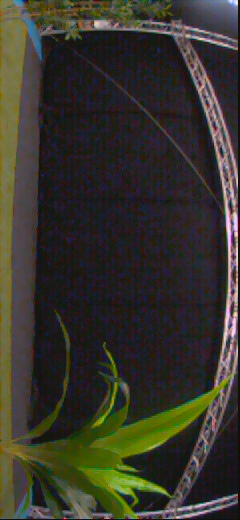
#> input picture DEVELOPMENT/downloads from drone/20260313-100130/131663663.jpg, 240 x 520 px, found by its file name; its folder holds 4 pictures in this run
$ python optical_flow.py
#> lines starting #> are read from the running program, lines starting #| are printed output that depends on the picture; after the words box and inside, x2 and y2 are one past the last pixel; in counts of white or black regions, pixels touching at a corner belong together
### DEVELOPMENT/Python/optical_flow/solidity_detection.py
import numpy as np
import cv2

# [184 lines left out: functions is_smooth_blob_old, is_smooth_blob, compute_average_blob_height, blob_perimeter, convex_hull_area_fast, convex_hull_area, not called in this run]


def get_blob_edge(padded_binary_img: np.ndarray):

    edge1 = (padded_binary_img[:,1:] != padded_binary_img[:,:-1])
    edge1 = np.hstack([edge1, np.zeros((edge1.shape[0], 1), dtype=edge1.dtype)])

    edge2 = (padded_binary_img[1:,:] != padded_binary_img[:-1,:])
    edge2 = np.vstack([edge2, np.zeros((1, edge2.shape[1]), dtype=edge2.dtype)])

    return edge1 | edge2


# [30 lines left out: function compute_fractal_dimension, not called in this run]


# [50 lines that do not run on import are left out]

### DEVELOPMENT/Python/optical_flow/optical_flow.py
"""
Bebop Parrot — Obstacle Detection + Optical Flow TTC Warning
=============================================================
Combines colour-based ground/obstacle detection with sparse Lucas-Kanade
optical flow.  When an obstacle is detected in the central column band of
the image, the optical flow expansion rate is used to compute a
Time-To-Contact (TTC) and overlay a colour-coded warning.

Controls
--------
    a  — step back one frame
    d  — step forward one frame
    q  — quit

Dependencies
------------
    opencv-python, numpy, scipy
    colored_blob_separator  (cbs — from the original obstacle pipeline)
    solidity_detection      (sdd — from the original obstacle pipeline)
"""

import os
import sys
import random
import argparse
from glob import glob

import cv2
import numpy as np
from scipy.ndimage import median_filter

import colored_blob_separator as cds
import solidity_detection as sdd


# ──────────────────────────────────────────────────────────────────────────────
# ★  USER CONFIGURATION
# ──────────────────────────────────────────────────────────────────────────────

FOLDER_PATH   = "../paparazzi10/DEVELOPMENT/downloads from drone/20260313-100130"   # path relative to this script
SCALE_FACTOR  = 0.8        # main pipeline downscale
FPS           = 30.0       # source footage frame rate (for TTC in seconds)

# Optical-flow tuning
EXPANSION_THRESHOLD = 1.5   # px/frame — above this → caution
FOCAL_LENGTH_PX     = 400.0 # approximate focal length in pixels
SPEED_SCALE         = 4.0   # arrow length = flow_magnitude × SPEED_SCALE

# Central band for obstacle-triggered TTC check
# Obstacle must overlap the middle CENTRE_BAND_FRAC of the frame width
CENTRE_BAND_FRAC = 0.40     # ±20 % either side of centre


# ──────────────────────────────────────────────────────────────────────────────
# Scale helpers  (unchanged from original)
# ──────────────────────────────────────────────────────────────────────────────

def scale_int(value, sf):
    return max(1, int(round(value * sf)))

def scale_odd(value, sf):
    n = max(3, int(round(value * sf)))
    return n if n % 2 == 1 else n + 1

def get_scaled_params(sf):
    return dict(
        min_ground_pixels  = scale_int(5,   sf),
        max_gap            = scale_int(10,  sf),
        smooth_kernel      = scale_odd(5,   sf),
        min_width          = scale_int(20,  sf),
        max_col_gap        = scale_int(5,   sf),
        obstacle_threshold = scale_int(50,  sf),
        no_ground_baseline = scale_int(220, sf),
        median_ksize       = scale_odd(5,   sf),
        blur_ksize         = scale_odd(5,   sf),
        box_bottom_pad     = scale_int(15,  sf),
        box_thickness      = max(1, scale_int(2,  sf)),
        status_font_scale  = max(0.3, sf * 1.0),
        status_thickness   = max(1, scale_int(2,  sf)),
        status_x           = scale_int(20,  sf),
        status_y           = scale_int(40,  sf),
        label_font_scale   = max(0.2, sf * 0.4),
        label_thickness    = max(1, scale_int(1,  sf)),
        label_y_offset     = scale_int(5,   sf),
        label_y_top        = scale_int(20,  sf),
    )


# ──────────────────────────────────────────────────────────────────────────────
# Obstacle-detection pipeline  (unchanged from original)
# ──────────────────────────────────────────────────────────────────────────────

DET_OBSTACLE = 0
DET_PLANT    = 1


# [42 lines left out: function find_ground_boundary, not called in this run]


def get_obstacle_regions(obstacle_cols, min_width=20, max_col_gap=5):
    if len(obstacle_cols) == 0:
        return []
    regions = []
    start = end = obstacle_cols[0]
    for col in obstacle_cols[1:]:
        if col - end <= max_col_gap:
            end = col
        else:
            regions.append((start, end, end - start + 1))
            start = end = col
    regions.append((start, end, end - start + 1))
    return [(s, e, w) for s, e, w in regions if w >= min_width]


# [32 lines left out: function update_and_detect, not called in this run]


def is_ground(Y, U, V):
    if U <= 115.50:
        if V <= 145.00:
            if Y <= 85.50:
                return 0
            else:
                if U <= 92.50:
                    return 0
                else:
                    return 255
        else:
            if V <= 152.50:
                if Y <= 177.00:
                    return 255
                else:
                    return 0
            else:
                return 0
    else:
        if U <= 121.50:
            if V <= 137.50:
                if Y <= 87.50:
                    return 0
                else:
                    return 255
            else:
                return 0
        else:
            return 0

vectorized_is_ground = np.vectorize(is_ground)


def detect_green_ground_ml(image_bgr, threshold, median_ksize=5):
    yuv = cv2.cvtColor(image_bgr, cv2.COLOR_BGR2YUV)
    Y, U, V = cv2.split(yuv)
    mask = vectorized_is_ground(Y, U, V).astype(np.uint8)
    if median_ksize and median_ksize >= 3 and median_ksize % 2 == 1:
        mask = cv2.medianBlur(mask, median_ksize)
    green_frac = cv2.countNonZero(mask) / (image_bgr.shape[0] * image_bgr.shape[1])
    status     = "GROUND FOUND" if green_frac > threshold else "NO GROUND"
    return mask, cv2.bitwise_and(image_bgr, image_bgr, mask=mask), green_frac, status


def detect_all_green_lax(image_bgr, scale_factor=0.15, blur_ksize=5):
    H, W       = image_bgr.shape[:2]
    small_w    = max(1, int(W * scale_factor))
    small_h    = max(1, int(H * scale_factor))
    downscaled = cv2.resize(image_bgr, (small_w, small_h), interpolation=cv2.INTER_AREA)
    yuv        = cv2.cvtColor(downscaled, cv2.COLOR_BGR2YUV)
    Y, U, V    = cv2.split(yuv)
    green_mask_small = (
        (U >= 0) & (U <= 116) & (V >= 0) & (V <= 141) & (Y >= 29) & (Y <= 140)
    ).astype(np.uint8) * 255
    green_mask_small[:, :int(small_w / 3)] = 0
    if blur_ksize >= 3:
        green_mask_small = cv2.GaussianBlur(green_mask_small, (blur_ksize, blur_ksize), 0)
        _, green_mask_small = cv2.threshold(green_mask_small, 127, 255, cv2.THRESH_BINARY)
    mask_full = cv2.resize(green_mask_small, (W, H), interpolation=cv2.INTER_NEAREST)
    return green_mask_small, mask_full, downscaled


def detect_plant_regions(plant_mask, min_width=10, min_pixels_per_col=2, max_col_gap=3):
    plant_mask_flipped = plant_mask[:, ::-1]
    active_rows        = []
    for row_idx in range(plant_mask_flipped.shape[0]):
        row       = plant_mask_flipped[row_idx, :]
        green_pos = np.where(row > 0)[0]
        if green_pos.size == 0:
            continue
        diffs = np.diff(green_pos)
        runs  = np.split(green_pos, np.where(diffs > 1)[0] + 1)
        if max(len(r) for r in runs) > min_pixels_per_col:
            active_rows.append(row_idx)
    return get_obstacle_regions(active_rows, min_width=min_width, max_col_gap=max_col_gap)


def get_obstacle_info(image_bgr, ground_baseline,
                      oa_color_count_frac=0.05, median_ksize=5,
                      min_width=20, max_col_gap=5, min_ground_pixels=5,
                      max_gap=10, smooth_kernel=5, obstacle_threshold=50,
                      no_ground_baseline=220,
                      plant_scale_factor=0.15, plant_blur_ksize=3,
                      plant_min_width=30, plant_min_pixels_per_col=2,
                      plant_max_col_gap=5):
    mask, _, green_frac, status = detect_green_ground_ml(
        image_bgr, threshold=oa_color_count_frac, median_ksize=median_ksize)

    H, W  = image_bgr.shape[:2]
    rows  = []
    debug = {"status": status, "green_frac": green_frac}

    if status == "GROUND FOUND":
        clean_mask    = cds.fill_holes(cds.isolate_ground_blob(binary_img=mask))
        mask_flipped  = clean_mask[:, ::-1]
        boundary_rows = find_ground_boundary(mask_flipped, min_ground_pixels, max_gap, smooth_kernel)
        obstacle_regions, new_ground_baseline = update_and_detect(
            boundary_rows, W, ground_baseline,
            min_width=min_width, obstacle_threshold=obstacle_threshold,
            no_ground_baseline=no_ground_baseline, max_col_gap=max_col_gap)
        for (s, e, w) in obstacle_regions:
            rows.append([int(W - 1 - e), int(w), DET_OBSTACLE])
        debug.update({"boundary_rows": boundary_rows,
                      "obstacle_regions_raw": obstacle_regions,
                      "clean_mask": clean_mask})
    else:
        new_ground_baseline          = ground_baseline
        clean_mask                   = np.zeros((H, W), dtype=np.uint8)
        debug["boundary_rows"]        = np.full(W, W)
        debug["obstacle_regions_raw"] = []
        debug["clean_mask"]           = clean_mask

    all_green_small, _, _ = detect_all_green_lax(image_bgr, plant_scale_factor, plant_blur_ksize)
    pH, pW                = all_green_small.shape[:2]
    clean_small           = cv2.resize(clean_mask, (pW, pH), interpolation=cv2.INTER_NEAREST)
    plant_mask_small      = cv2.subtract(all_green_small, clean_small)
    plant_mask            = cv2.resize(plant_mask_small, (W, H), interpolation=cv2.INTER_NEAREST)
    plant_regions         = detect_plant_regions(plant_mask, plant_min_width,
                                                 plant_min_pixels_per_col, plant_max_col_gap)
    for (s, e, w) in plant_regions:
        rows.append([int(s), int(w), DET_PLANT])

    debug["plant_mask"]        = plant_mask
    debug["plant_regions_raw"] = plant_regions

    detections = np.array(rows, dtype=np.int32) if rows else np.empty((0, 3), dtype=np.int32)
    return detections, new_ground_baseline, debug


# ──────────────────────────────────────────────────────────────────────────────
# Optical-flow helpers
# ──────────────────────────────────────────────────────────────────────────────

FEATURE_PARAMS = dict(maxCorners=60, qualityLevel=0.15, minDistance=20, blockSize=7)
LK_PARAMS      = dict(winSize=(15, 15), maxLevel=2,
                      criteria=(cv2.TERM_CRITERIA_EPS | cv2.TERM_CRITERIA_COUNT, 10, 0.03))


def to_gray(img):
    return cv2.cvtColor(img, cv2.COLOR_BGR2GRAY) if img.ndim == 3 else img


def detect_flow_features(gray):
    """Detect trackable corners in the central 50 % of the frame."""
    h, w  = gray.shape[:2]
    x0, y0 = w // 4, h // 4
    mask  = np.zeros_like(gray)
    mask[y0:y0*3, x0:x0*3] = 255
    return cv2.goodFeaturesToTrack(gray, mask=mask, **FEATURE_PARAMS)


# [55 lines left out: function compute_expansion, not called in this run]


def time_to_contact(expansion):
    """TTC in frames.  Returns inf when expansion is negligible."""
    return FOCAL_LENGTH_PX / expansion if expansion > 0.01 else float("inf")


def obstacle_in_centre(detections, frame_w):
    """Return True if any DET_OBSTACLE detection overlaps the central band."""
    if detections.shape[0] == 0:
        return False
    band_l = frame_w * (0.5 - CENTRE_BAND_FRAC / 2)
    band_r = frame_w * (0.5 + CENTRE_BAND_FRAC / 2)
    obs    = detections[detections[:, 2] == DET_OBSTACLE]
    for left, width, _ in obs:
        right = left + width
        if right > band_l and left < band_r:   # any overlap
            return True
    return False


# [71 lines left out: function draw_flow_overlay, not called in this run]


# ──────────────────────────────────────────────────────────────────────────────
# Per-frame processing
# ──────────────────────────────────────────────────────────────────────────────

def load_frames(folder):
    paths = sorted([os.path.join(folder, f)
                    for f in os.listdir(folder) if f.lower().endswith(".jpg")])
    if len(paths) < 2:
        sys.exit(f"[ERROR] Need ≥ 2 images in '{folder}', found {len(paths)}.")
    print(f"[INFO] Found {len(paths)} frames in '{folder}'.")
    return paths


def process_frame(paths, idx, ground_baseline, p, plant_scale_factor,
                  plant_blur_ksize, target_w, target_h, fps):
    """
    Load frames idx-1 and idx, run obstacle detection + optical flow,
    return (annotated_display_image, updated_ground_baseline).
    """
    raw_prev = cv2.rotate(cv2.imread(paths[idx - 1]), cv2.ROTATE_90_COUNTERCLOCKWISE)
    raw_curr = cv2.rotate(cv2.imread(paths[idx]),     cv2.ROTATE_90_COUNTERCLOCKWISE)

    # Downscale for the pipeline
    prev_bgr = cv2.resize(raw_prev, (target_w, target_h), interpolation=cv2.INTER_AREA)
    curr_bgr = cv2.resize(raw_curr, (target_w, target_h), interpolation=cv2.INTER_AREA)

    h, w = curr_bgr.shape[:2]
    cx, cy = w / 2.0, h / 2.0

    # ── Obstacle detection ────────────────────────────────────────────────────
    detections, new_ground_baseline, debug = get_obstacle_info(
        curr_bgr, ground_baseline,
        median_ksize           = p['median_ksize'],
        min_width              = p['min_width'],
        max_col_gap            = p['max_col_gap'],
        min_ground_pixels      = p['min_ground_pixels'],
        max_gap                = p['max_gap'],
        smooth_kernel          = p['smooth_kernel'],
        obstacle_threshold     = p['obstacle_threshold'],
        no_ground_baseline     = p['no_ground_baseline'],
        plant_scale_factor     = plant_scale_factor,
        plant_blur_ksize       = plant_blur_ksize,
        plant_min_width        = 20,
        plant_min_pixels_per_col = 2,
        plant_max_col_gap      = 5,
    )

    status               = debug["status"]
    green_frac           = debug["green_frac"]
    boundary_rows        = debug["boundary_rows"]
    obstacle_regions_raw = debug["obstacle_regions_raw"]
    clean_mask           = debug["clean_mask"]
    plant_mask           = debug["plant_mask"]
    plant_regions_raw    = debug["plant_regions_raw"]

    obs_dets   = detections[detections[:, 2] == DET_OBSTACLE] if detections.shape[0] > 0 else np.empty((0,3), dtype=np.int32)
    plant_dets = detections[detections[:, 2] == DET_PLANT]    if detections.shape[0] > 0 else np.empty((0,3), dtype=np.int32)

    print(f"  [{idx:>4d}] {status} ({green_frac:.1%})  "
          f"obs={obs_dets.shape[0]}  plants={plant_dets.shape[0]}")

    # ── Optical flow ─────────────────────────────────────────────────────────
    prev_gray = to_gray(prev_bgr)
    curr_gray = to_gray(curr_bgr)

    pts = detect_flow_features(prev_gray)
    expansion  = 0.0
    ttc_frames = float("inf")
    gp = gn    = None

    if pts is not None and len(pts) >= 4:
        pts_next, status_lk, _ = cv2.calcOpticalFlowPyrLK(
            prev_gray, curr_gray, pts, None, **LK_PARAMS)
        good_prev = pts[status_lk.ravel() == 1]
        good_next = pts_next[status_lk.ravel() == 1]
        if len(good_prev) >= 4:
            gp        = good_prev.reshape(-1, 1, 2)
            gn        = good_next.reshape(-1, 1, 2)
            expansion = compute_expansion(cx, cy, gp, gn)
            ttc_frames = time_to_contact(expansion)

    ttc_sec    = ttc_frames / fps
    in_centre  = obstacle_in_centre(detections, w)

    print(f"         flow: expansion={expansion:+.3f}  TTC={ttc_sec:.1f}s  "
          f"centre_obstacle={in_centre}")

    # ── Build display ─────────────────────────────────────────────────────────
    display = curr_bgr.copy()

    # Ground mask panel (greyscale tint)
    result = np.zeros_like(curr_bgr)
    result[..., 0] = clean_mask;  result[..., 1] = clean_mask;  result[..., 2] = clean_mask

    # Plant panel
    plant_panel = np.zeros_like(curr_bgr)
    plant_panel[plant_mask > 0] = [0, 255, 0]
    edges = sdd.get_blob_edge(plant_mask)
    plant_panel[edges > 0] = [0, 0, 255]

    combined = np.vstack((display, result, plant_panel))
    panel_h  = display.shape[0]   # height of one panel

    # Status text
    cv2.putText(combined, f"{status} | {green_frac:.2%}  frame {idx}",
                (p['status_x'], p['status_y']),
                cv2.FONT_HERSHEY_SIMPLEX, p['status_font_scale'],
                (0, 0, 255), p['status_thickness'])

    # Ground baseline curve
    if status == "GROUND FOUND" and new_ground_baseline is not None:
        valid_r = np.where(new_ground_baseline < combined.shape[1])[0]
        if len(valid_r) > 1:
            pts_curve = np.array(
                [[int(r), int(new_ground_baseline[r]) + panel_h] for r in valid_r],
                dtype=np.int32)
            cv2.polylines(combined, [pts_curve], False, (255, 0, 0), 1)

    # Obstacle boxes (red)
    if status == "GROUND FOUND":
        for (sc, ec, width) in obstacle_regions_raw:
            y_top = int(min(boundary_rows[sc:ec + 1]))
            y_bot = int(max(boundary_rows[sc:ec + 1])) + p['box_bottom_pad']
            cv2.rectangle(combined, (sc, y_top + panel_h), (ec, y_bot + panel_h),
                          (0, 0, 255), p['box_thickness'])
            cv2.putText(combined, f"w={width}", (sc, y_top + panel_h - p['label_y_offset']),
                        cv2.FONT_HERSHEY_SIMPLEX, p['label_font_scale'],
                        (0, 0, 255), p['label_thickness'])
            cv2.rectangle(combined, (sc, 0), (ec, panel_h - 1),
                          (0, 0, 255), p['box_thickness'])
            cv2.putText(combined, f"w={width}", (sc, p['label_y_top']),
                        cv2.FONT_HERSHEY_SIMPLEX, p['label_font_scale'],
                        (0, 0, 255), p['label_thickness'])

    # Plant boxes (green)
    for (sc, ec, width) in plant_regions_raw:
        cv2.rectangle(combined, (sc, 0), (ec, panel_h - 1), (0, 255, 0), p['box_thickness'])
        cv2.putText(combined, f"p={width}", (sc, p['label_y_top']),
                    cv2.FONT_HERSHEY_SIMPLEX, p['label_font_scale'],
                    (0, 255, 0), p['label_thickness'])

    # Centre-band indicator (thin vertical lines)
    band_l = int(w * (0.5 - CENTRE_BAND_FRAC / 2))
    band_r = int(w * (0.5 + CENTRE_BAND_FRAC / 2))
    cv2.line(combined, (band_l, 0), (band_l, panel_h - 1), (200, 200, 0), 1, cv2.LINE_AA)
    cv2.line(combined, (band_r, 0), (band_r, panel_h - 1), (200, 200, 0), 1, cv2.LINE_AA)

    # Optical-flow overlay on the top panel only
    if gp is not None:
        top_panel = combined[:panel_h, :, :]
        draw_flow_overlay(top_panel, gp, gn, expansion, ttc_sec, in_centre)
        combined[:panel_h, :, :] = top_panel

    return combined, new_ground_baseline


# ──────────────────────────────────────────────────────────────────────────────
# Main loop
# ──────────────────────────────────────────────────────────────────────────────

def run(folder, fps):
    paths = load_frames(folder)
    n     = len(paths)

    sf                 = SCALE_FACTOR
    plant_sf           = 0.15 * sf
    p                  = get_scaled_params(sf)
    plant_blur_ksize   = scale_odd(5, plant_sf)

    probe    = cv2.rotate(cv2.imread(paths[0]), cv2.ROTATE_90_COUNTERCLOCKWISE)
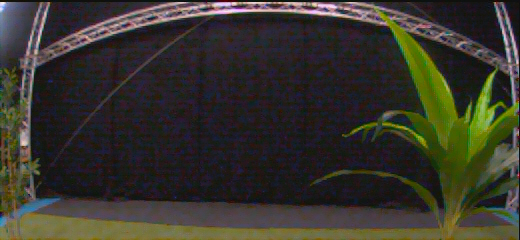
#> probe: shape (240, 520, 3); mean B, G, R 44, 52.7, 55.1
    orig_H, orig_W = probe.shape[:2]   # after rotation H/W are swapped vs raw
    target_w = max(1, int(orig_W * sf))
    target_h = max(1, int(orig_H * sf))

    ground_baseline = np.full(target_h, p['no_ground_baseline'], dtype=np.float32)

    WIN = "Obstacle + Flow  [a] back  [d] forward  [q] quit"
    cv2.namedWindow(WIN, cv2.WINDOW_NORMAL)

    idx              = 1
    needs_processing = True
    combined         = None

    print(f"[INFO] {n} frames  |  a = back   d = forward   q = quit")

    while True:
        if needs_processing:
            combined, ground_baseline = process_frame(
                paths, idx, ground_baseline, p,
                plant_sf, plant_blur_ksize,
                target_w, target_h, fps)
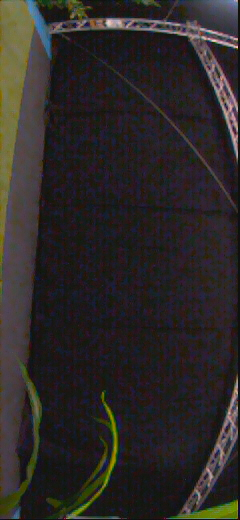
#> input picture DEVELOPMENT/downloads from drone/20260313-100130/135696963.jpg, 240 x 520 px, found by its file name
#> in detect_green_ground_ml, `Y, U, V = cv2.split(yuv)`:
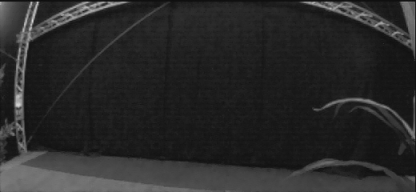
#> Y: shape (192, 416); min 13, max 215, mean 41.6
#> in detect_green_ground_ml, `Y, U, V = cv2.split(yuv)`:
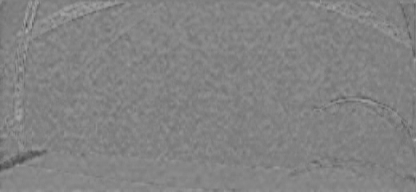
#> V: shape (192, 416); min 75, max 172, mean 130.8
#> in detect_green_ground_ml, `mask = vectorized_is_ground(Y, U, V).astype(np.uint8)`:
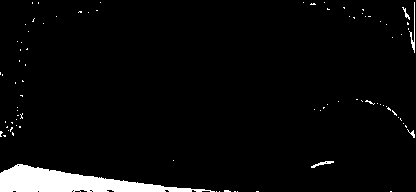
#> mask: shape (192, 416); 4.2% white; 85 white regions (80 under 20 px), largest, box (x1, y1, x2, y2) and area: (0, 164, 215, 192) 2905, (409, 2, 415, 53) 85, (311, 161, 334, 168) 59, (402, 7, 410, 20) 31, (407, 129, 415, 138) 25
#> in detect_green_ground_ml, `mask = cv2.medianBlur(mask, median_ksize)`:
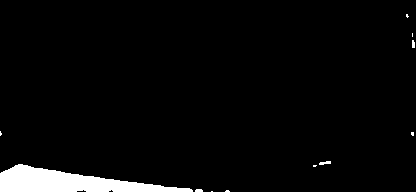
#> mask: shape (192, 416); 3.8% white; 11 white regions (7 under 20 px), largest, box (x1, y1, x2, y2) and area: (0, 164, 193, 192) 2886, (319, 161, 331, 165) 33, (412, 40, 415, 48) 22, (195, 189, 203, 192) 22
#> in detect_green_ground_ml, `green_frac = cv2.countNonZero(mask) / (image_bgr.shape[0] * image_bgr...`: green_frac = 0.0377
#> in detect_green_ground_ml, `status     = "GROUND FOUND" if green_frac > threshold else "NO GROUND"`: status = 'NO GROUND'
#> in get_obstacle_info, `mask, _, green_frac, status = detect_green_ground_ml( image_bgr, thres..`: green_frac = 0.0377; status = 'NO GROUND'
#> in get_obstacle_info, `debug = {"status": status, "green_frac": green_frac}`: debug = {'status': 'NO GROUND', 'green_frac': 0.0377}
#> in detect_all_green_lax, `green_mask_small = cv2.GaussianBlur(green_mask_small, (blur_ksize, blu..`:
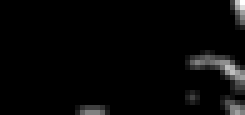
#> green_mask_small: shape (23, 49) (shown 5 times larger); min 0, max 255, mean 7.3
#> (the rest of the program and of its run is left out)
